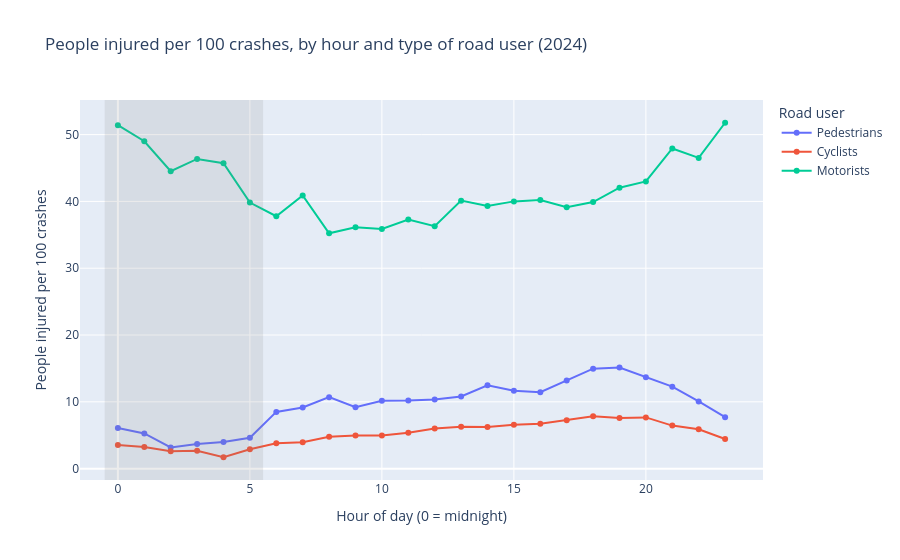

The notebook cell this image was saved under:
### Code cell
fig = px.line(
    injuries_long,
    x="hour",
    y="injured_per_100",
    color="road_user",
    markers=True,
    title="People injured per 100 crashes, by hour and type of road user (2024)",
    labels={
        "hour": "Hour of day (0 = midnight)",
        "injured_per_100": "People injured per 100 crashes",
        "road_user": "Road user",
    },
)
fig.add_vrect(
    x0=NIGHT_START - 0.5,
    x1=NIGHT_END - 0.5,
    fillcolor="gray",
    opacity=0.15,
    line_width=0,
)
fig.show()

### Figure 1 — Plotly figure (JSON) as saved in the notebook; plotly's stock layout.template omitted (floating-point values rounded to 4 significant figures)
{"data": [{"hovertemplate": "Road user=Pedestrians<br>Hour of day (0 = midnight)=%{x}<br>People injured per 100 crashes=%{y}<extra></extra>", "legendgroup": "Pedestrians", "line": {"color": "#636efa", "dash": "solid"}, "marker": {"symbol": "circle"}, "mode": "lines+markers", "name": "Pedestrians", "orientation": "v", "showlegend": true, "type": "scatter", "x": [0, 1, 2, 3, 4, 5, 6, 7, 8, 9, 10, 11, 12, 13, 14, 15, 16, 17, 18, 19, 20, 21, 22, 23], "xaxis": "x", "y": [6.084, 5.268, 3.167, 3.673, 3.991, 4.624, 8.491, 9.142, 10.7, 9.197, 10.16, 10.19, 10.34, 10.8, 12.47, 11.66, 11.44, 13.18, 14.96, 15.13, 13.68, 12.27, 10.06, 7.695], "yaxis": "y"}, {"hovertemplate": "Road user=Cyclists<br>Hour of day (0 = midnight)=%{x}<br>People injured per 100 crashes=%{y}<extra></extra>", "legendgroup": "Cyclists", "line": {"color": "#EF553B", "dash": "solid"}, "marker": {"symbol": "circle"}, "mode": "lines+markers", "name": "Cyclists", "orientation": "v", "showlegend": true, "type": "scatter", "x": [0, 1, 2, 3, 4, 5, 6, 7, 8, 9, 10, 11, 12, 13, 14, 15, 16, 17, 18, 19, 20, 21, 22, 23], "xaxis": "x", "y": [3.546, 3.232, 2.602, 2.66, 1.703, 2.89, 3.782, 3.964, 4.761, 4.969, 4.952, 5.367, 6.01, 6.286, 6.218, 6.563, 6.708, 7.228, 7.824, 7.575, 7.671, 6.44, 5.888, 4.444], "yaxis": "y"}, {"hovertemplate": "Road user=Motorists<br>Hour of day (0 = midnight)=%{x}<br>People injured per 100 crashes=%{y}<extra></extra>", "legendgroup": "Motorists", "line": {"color": "#00cc96", "dash": "solid"}, "marker": {"symbol": "circle"}, "mode": "lines+markers", "name": "Motorists", "orientation": "v", "showlegend": true, "type": "scatter", "x": [0, 1, 2, 3, 4, 5, 6, 7, 8, 9, 10, 11, 12, 13, 14, 15, 16, 17, 18, 19, 20, 21, 22, 23], "xaxis": "x", "y": [51.41, 49.0, 44.51, 46.36, 45.72, 39.83, 37.78, 40.89, 35.22, 36.12, 35.88, 37.29, 36.29, 40.12, 39.32, 40.0, 40.19, 39.11, 39.91, 42.05, 42.98, 47.92, 46.51, 51.77], "yaxis": "y"}], "layout": {"legend": {"title": {"text": "Road user"}, "tracegroupgap": 0}, "shapes": [{"fillcolor": "gray", "line": {"width": 0}, "opacity": 0.15, "type": "rect", "x0": -0.5, "x1": 5.5, "xref": "x", "y0": 0, "y1": 1, "yref": "y domain"}], "title": {"text": "People injured per 100 crashes, by hour and type of road user (2024)"}, "xaxis": {"anchor": "y", "domain": [0, 1], "title": {"text": "Hour of day (0 = midnight)"}}, "yaxis": {"anchor": "x", "domain": [0, 1], "title": {"text": "People injured per 100 crashes"}}}}
